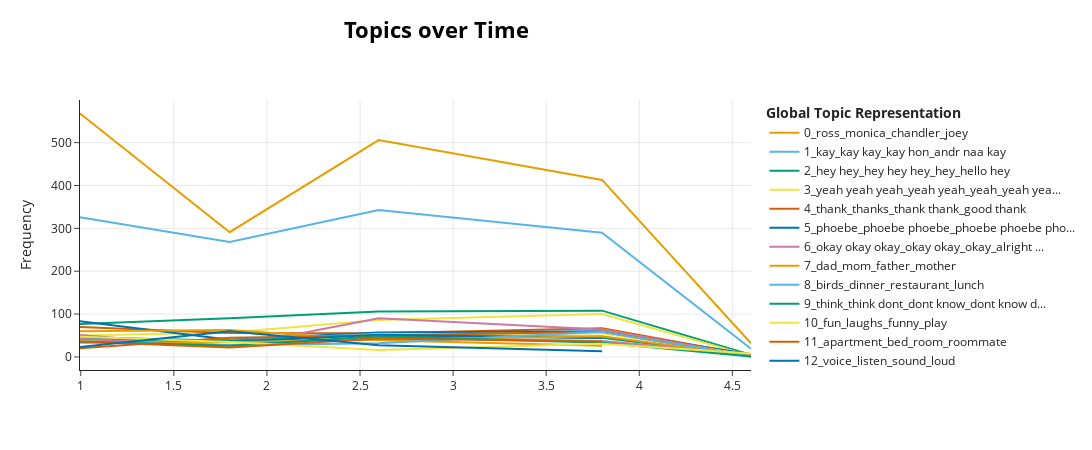

The code cell stored with this chart in its notebook:
### Code cell
dynamic_topic_model.visualize_topics_over_time(topics_over_time, top_n_topics=20)

### Figure 1 — Plotly figure (JSON) as saved in the notebook; plotly's stock layout.template omitted (floating-point values rounded to 4 significant figures)
{"data": [{"hoverinfo": "text", "hovertext": ["<b>Topic 0</b><br>Words: ross, monica, listens, chandler, joey", "<b>Topic 0</b><br>Words: ross, monica, chandler, joey, ross ross", "<b>Topic 0</b><br>Words: ross, monica, chandler, joey, rachel", "<b>Topic 0</b><br>Words: ross, joey, monica, chandler, rachel", "<b>Topic 0</b><br>Words: ross, look way, dont let, joey, mirror"], "marker": {"color": "#E69F00"}, "mode": "lines", "name": "0_ross_monica_chandler_joey", "type": "scatter", "x": [0.996, 1.8, 2.6, 3.8, 4.6], "y": [568, 291, 506, 413, 32]}, {"hoverinfo": "text", "hovertext": ["<b>Topic 1</b><br>Words: partay andr, partay, andr, kay, naa kay kay", "<b>Topic 1</b><br>Words: naa, kay, partay andr, kay kay, partay andr naa", "<b>Topic 1</b><br>Words: kay, partay andr, naa kay kay, naa kay, kay hon", "<b>Topic 1</b><br>Words: kay, kay kay hon, kay hon, kay kay, hon", "<b>Topic 1</b><br>Words: kay, partay andr, naa kay kay, naa kay, kay hon"], "marker": {"color": "#56B4E9"}, "mode": "lines", "name": "1_kay_kay kay_kay hon_andr naa kay", "type": "scatter", "x": [0.996, 1.8, 2.6, 3.8, 4.6], "y": [326, 268, 343, 290, 19]}, {"hoverinfo": "text", "hovertext": ["<b>Topic 2</b><br>Words: hey hey, hey hey hey, hey, hello hey, hey hello", "<b>Topic 2</b><br>Words: hey hey, hey hey hey, hey, hello hey, hello hey hey", "<b>Topic 2</b><br>Words: hey hey, hey hey hey, hey, hello hey, hello hey hey", "<b>Topic 2</b><br>Words: hey hey, hey hey hey, hey, hey hello, hello", "<b>Topic 2</b><br>Words: bowing, bowing hello, hey bowing, hello bowing, bowing hello bowing"], "marker": {"color": "#009E73"}, "mode": "lines", "name": "2_hey hey_hey hey hey_hey_hello hey", "type": "scatter", "x": [0.996, 1.8, 2.6, 3.8, 4.6], "y": [77, 90, 106, 108, 5]}, {"hoverinfo": "text", "hovertext": ["<b>Topic 3</b><br>Words: yeah yeah yeah, yeah yeah, yeah, yeah yep, yeah yeah yep", "<b>Topic 3</b><br>Words: yeah yeah yeah, yeah yeah, yeah, nah yeah, nah yeah yeah", "<b>Topic 3</b><br>Words: yeah yeah yeah, yeah yeah, yeah, yeah yep, yeah yeah yep", "<b>Topic 3</b><br>Words: yeah yeah yeah, yeah yeah, yeah, yeah yep, yeah yeah yep", "<b>Topic 3</b><br>Words: yeah yeah, yeah, yeah yeah yeah, yeah yep, yeah yeah yep"], "marker": {"color": "#F0E442"}, "mode": "lines", "name": "3_yeah yeah yeah_yeah yeah_yeah_yeah yea...", "type": "scatter", "x": [0.996, 1.8, 2.6, 3.8, 4.6], "y": [50, 57, 86, 100, 2]}, {"hoverinfo": "text", "hovertext": ["<b>Topic 4</b><br>Words: thank, thanks, good thank, thank thank, thats great", "<b>Topic 4</b><br>Words: thank, good good, excellent, thanks, good good good", "<b>Topic 4</b><br>Words: thank, thanks, thanks thank, excellent, great thank", "<b>Topic 4</b><br>Words: thank, thanks, great thank, thats great, great", "<b>Topic 4</b><br>Words: thanks yes, thanks yes thank, disembarks thank, excellent disembarks, excellent disembarks thank"], "marker": {"color": "#D55E00"}, "mode": "lines", "name": "4_thank_thanks_thank thank_good thank", "type": "scatter", "x": [0.996, 1.8, 2.6, 3.8, 4.6], "y": [70, 56, 55, 67, 4]}, {"hoverinfo": "text", "hovertext": ["<b>Topic 5</b><br>Words: phoebe, phoebe phoebe phoebe, phoebe phoebe, phoebes, shes walking", "<b>Topic 5</b><br>Words: phoebe, phoebe phoebe, phoebes, lily, phoebe phoebe phoebe", "<b>Topic 5</b><br>Words: phoebe, phoebe phoebe, phoebe phoebe phoebe, phoebes, lily", "<b>Topic 5</b><br>Words: phoebe, phoebes, phoebe phoebe, phoebe phoebe phoebe, lily", "<b>Topic 5</b><br>Words: phalange, phoebe, time phoebe set, hug hugs phoebe, spot time phoebe"], "marker": {"color": "#0072B2"}, "mode": "lines", "name": "5_phoebe_phoebe phoebe_phoebe phoebe pho...", "type": "scatter", "x": [0.996, 1.8, 2.6, 3.8, 4.6], "y": [83, 40, 57, 60, 6]}, {"hoverinfo": "text", "hovertext": ["<b>Topic 6</b><br>Words: okay okay okay, okay okay, okay alright, alright, okay", "<b>Topic 6</b><br>Words: alright alright, alright alright alright, alright, okay okay okay, okay okay", "<b>Topic 6</b><br>Words: okay okay okay, okay okay, okay, yeah okay okay, yeah okay", "<b>Topic 6</b><br>Words: okay okay okay, okay okay, okay, okay yeah okay, yeah okay", "<b>Topic 6</b><br>Words: okay okay umm, okay umm, okay okay, umm, okay okay okay"], "marker": {"color": "#CC79A7"}, "mode": "lines", "name": "6_okay okay okay_okay okay_okay_alright ...", "type": "scatter", "x": [0.996, 1.8, 2.6, 3.8, 4.6], "y": [51, 23, 90, 64, 2]}, {"hoverinfo": "text", "hovertext": ["<b>Topic 7</b><br>Words: dad, mom, father, mother, youre shoe", "<b>Topic 7</b><br>Words: dad, mom, father, daddy, mom dad", "<b>Topic 7</b><br>Words: dad, mom, father, parents, daddy", "<b>Topic 7</b><br>Words: mom, dad, umm mom, father, moms"], "marker": {"color": "#E69F00"}, "mode": "lines", "name": "7_dad_mom_father_mother", "type": "scatter", "x": [0.996, 1.8, 2.6, 3.8], "y": [60, 63, 39, 26]}, {"hoverinfo": "text", "hovertext": ["<b>Topic 8</b><br>Words: birds, restaurant, dinner, bird, birds dont", "<b>Topic 8</b><br>Words: lunch, birds, taste, chef, sauti", "<b>Topic 8</b><br>Words: bird, dinner, brown bird, restaurant, hungry", "<b>Topic 8</b><br>Words: catering, birds, dinner, lunch, catering business", "<b>Topic 8</b><br>Words: lunch richme okay, richme okay want, thats lunch, talk dinner, thats lunch richme"], "marker": {"color": "#56B4E9"}, "mode": "lines", "name": "8_birds_dinner_restaurant_lunch", "type": "scatter", "x": [0.996, 1.8, 2.6, 3.8, 4.6], "y": [42, 39, 54, 47, 2]}, {"hoverinfo": "text", "hovertext": ["<b>Topic 9</b><br>Words: think, think dunno, dont know dont, know dont, dont know", "<b>Topic 9</b><br>Words: know think, dont know think, dont know, think, dont know dont", "<b>Topic 9</b><br>Words: think, know dont know, know dont, dont know, dont know yeah", "<b>Topic 9</b><br>Words: think dont, dont know, think, dont know dont, know think", "<b>Topic 9</b><br>Words: think dont think, think dont, dont think, think, dont"], "marker": {"color": "#009E73"}, "mode": "lines", "name": "9_think_think dont_dont know_dont know d...", "type": "scatter", "x": [0.996, 1.8, 2.6, 3.8, 4.6], "y": [46, 38, 49, 45, 2]}, {"hoverinfo": "text", "hovertext": ["<b>Topic 10</b><br>Words: tiny laugh, laugh, fun, funny, thats funny", "<b>Topic 10</b><br>Words: fun, funny, fun come, fun think, fun fun", "<b>Topic 10</b><br>Words: play, fun, funny, laughing, laughs", "<b>Topic 10</b><br>Words: laughs, fun, laughing, funny, play", "<b>Topic 10</b><br>Words: drag ohh kids, points corner, corner mouth laugh, laughs harder finally, points corner mouth"], "marker": {"color": "#F0E442"}, "mode": "lines", "name": "10_fun_laughs_funny_play", "type": "scatter", "x": [0.996, 1.8, 2.6, 3.8, 4.6], "y": [38, 26, 53, 55, 4]}, {"hoverinfo": "text", "hovertext": ["<b>Topic 11</b><br>Words: apartment, room, bed, roommate, room thats", "<b>Topic 11</b><br>Words: apartment, bed, roommate, room, sleep bed", "<b>Topic 11</b><br>Words: apartment, bed, room, mattress, roommate", "<b>Topic 11</b><br>Words: apartment, room, rent, bed, roommate", "<b>Topic 11</b><br>Words: wanna room, really miss downstairs, room yknow really, wanna room yknow, yknow really miss"], "marker": {"color": "#D55E00"}, "mode": "lines", "name": "11_apartment_bed_room_roommate", "type": "scatter", "x": [0.996, 1.8, 2.6, 3.8, 4.6], "y": [20, 45, 50, 59, 1]}, {"hoverinfo": "text", "hovertext": ["<b>Topic 12</b><br>Words: voice, listen, deep voice, deep, didnt listen story", "<b>Topic 12</b><br>Words: voice, listen, clobbered, listen sorry, know voice", "<b>Topic 12</b><br>Words: voice, listen, muffled, loud, whispering", "<b>Topic 12</b><br>Words: voice, sound, listen, ear, hear"], "marker": {"color": "#0072B2"}, "mode": "lines", "name": "12_voice_listen_sound_loud", "type": "scatter", "x": [0.996, 1.8, 2.6, 3.8], "y": [42, 35, 52, 44]}, {"hoverinfo": "text", "hovertext": ["<b>Topic 13</b><br>Words: naked, ugly naked, ugly, naked guy, laundry", "<b>Topic 13</b><br>Words: coat, naked, pants, willing, willing cook", "<b>Topic 13</b><br>Words: naked, pants, coat, underwear, clothes", "<b>Topic 13</b><br>Words: coat, naked, pants, clothes, underwear", "<b>Topic 13</b><br>Words: sorry extra, wellwell bring dress, wellwell bring, wet pants, wellwell"], "marker": {"color": "#CC79A7"}, "mode": "lines", "name": "13_naked_coat_pants_underwear", "type": "scatter", "x": [0.996, 1.8, 2.6, 3.8, 4.6], "y": [42, 27, 46, 37, 6]}, {"hoverinfo": "text", "hovertext": ["<b>Topic 14</b><br>Words: god god, god god god, god, waddawe, happened god", "<b>Topic 14</b><br>Words: god god, god god god, god, god happened, happened god", "<b>Topic 14</b><br>Words: god god, god god god, god, curse, god happened", "<b>Topic 14</b><br>Words: god god, god god god, god, god happened, happened god", "<b>Topic 14</b><br>Words: starting look like, starting look, great aunt, aunt muriel, like great aunt"], "marker": {"color": "#E69F00"}, "mode": "lines", "name": "14_god god_god god god_god_god happened", "type": "scatter", "x": [0.996, 1.8, 2.6, 3.8, 4.6], "y": [33, 34, 40, 48, 2]}, {"hoverinfo": "text", "hovertext": ["<b>Topic 15</b><br>Words: shes, sister, shes shes, shes coming, hannah beautiful", "<b>Topic 15</b><br>Words: shes, sister, exactly shes, love yasmine blepe, love yasmine", "<b>Topic 15</b><br>Words: shes, sister, sisters, shes great, shes shes", "<b>Topic 15</b><br>Words: kathy, shes, shes shes, kathys, yknow shes", "<b>Topic 15</b><br>Words: oooohhh ill, shes people, ill bet shes, oooohhh ill bet, bet shes people"], "marker": {"color": "#56B4E9"}, "mode": "lines", "name": "15_shes_kathy_sister_shes shes", "type": "scatter", "x": [0.996, 1.8, 2.6, 3.8, 4.6], "y": [35, 27, 32, 59, 1]}, {"hoverinfo": "text", "hovertext": ["<b>Topic 16</b><br>Words: mean, mean mean, understand mean, mean mean dont, itll fine", "<b>Topic 16</b><br>Words: mean, friends, cleeeean mean, cleeeean, mean cleeeean", "<b>Topic 16</b><br>Words: mean, mean mean, mean like, friends, mean mean like", "<b>Topic 16</b><br>Words: mean, mean mean, liked, mean like, feels right", "<b>Topic 16</b><br>Words: mean tell, tell, mean, mean mean, friends"], "marker": {"color": "#009E73"}, "mode": "lines", "name": "16_mean_mean mean_friends_mean like", "type": "scatter", "x": [0.996, 1.8, 2.6, 3.8, 4.6], "y": [36, 26, 48, 33, 1]}, {"hoverinfo": "text", "hovertext": ["<b>Topic 17</b><br>Words: money, dollars, pay, ooo, dollars hour", "<b>Topic 17</b><br>Words: money, charity, dollars, pay, paid", "<b>Topic 17</b><br>Words: money, millionaire, dollars, sold, ton money okay", "<b>Topic 17</b><br>Words: money, dollars, pay, 327, dollars hand", "<b>Topic 17</b><br>Words: 5000, money, money movie, bucks today yeahyeah, working til starts"], "marker": {"color": "#F0E442"}, "mode": "lines", "name": "17_money_dollars_pay_bucks", "type": "scatter", "x": [0.996, 1.8, 2.6, 3.8, 4.6], "y": [47, 35, 16, 31, 8]}, {"hoverinfo": "text", "hovertext": ["<b>Topic 18</b><br>Words: night, tonight, sleep, slept, tomorrow", "<b>Topic 18</b><br>Words: sleep, night, night night, slept, good morning", "<b>Topic 18</b><br>Words: sleep, slept, night, tonight, allowed sleep", "<b>Topic 18</b><br>Words: sleep, asleep, good morning, wake, fell asleep"], "marker": {"color": "#D55E00"}, "mode": "lines", "name": "18_sleep_night_tonight_slept", "type": "scatter", "x": [0.996, 1.8, 2.6, 3.8], "y": [36, 22, 43, 36]}, {"hoverinfo": "text", "hovertext": ["<b>Topic 19</b><br>Words: janice, janice janice, julie, boom, hey janice", "<b>Topic 19</b><br>Words: julie, janice, julie julie, julies, janice janice", "<b>Topic 19</b><br>Words: janice, julie, janice shakes head, janice shakes, shakes head", "<b>Topic 19</b><br>Words: janice, julie, julie julie, janice janice, julies"], "marker": {"color": "#0072B2"}, "mode": "lines", "name": "19_janice_julie_julie julie_janice janic...", "type": "scatter", "x": [0.996, 1.8, 2.6, 3.8], "y": [23, 60, 27, 13]}], "layout": {"height": 450, "hoverlabel": {"bgcolor": "white", "font": {"family": "Rockwell", "size": 16}}, "legend": {"title": {"text": "<b>Global Topic Representation"}}, "title": {"font": {"color": "Black", "size": 22}, "text": "<b>Topics over Time</b>", "x": 0.4, "xanchor": "center", "y": 0.95, "yanchor": "top"}, "width": 1250, "xaxis": {"showgrid": true}, "yaxis": {"showgrid": true, "title": {"text": "Frequency"}}}}
